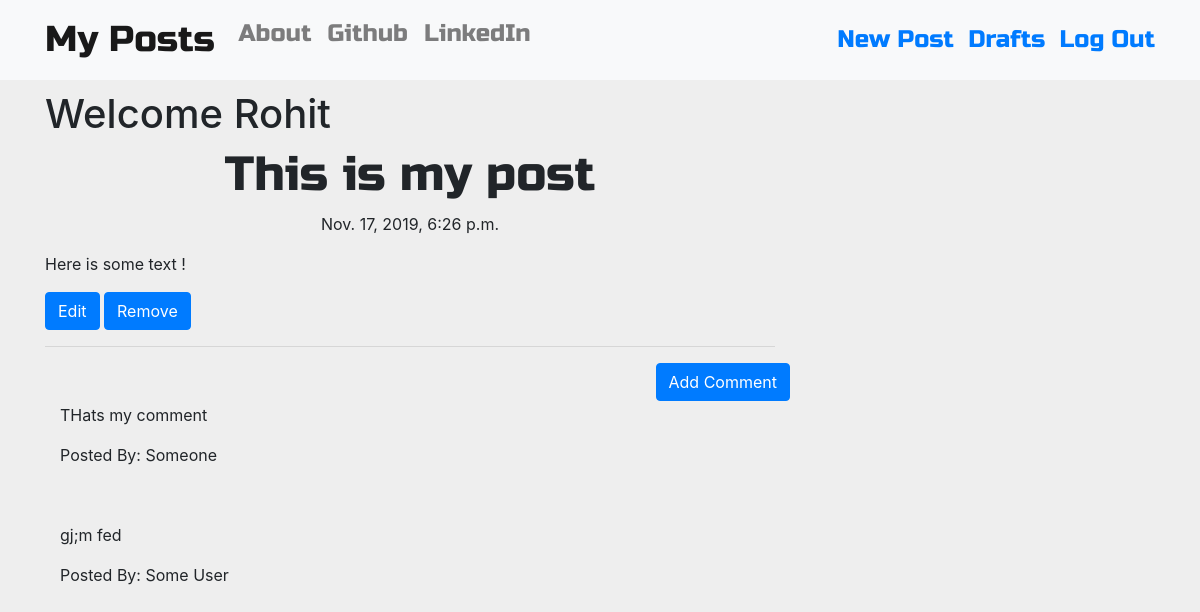
Page /post/8 (signed in) on the committed database.
### blog/models.py (models this page shows, shortened)
class Post(models.Model):
    author=models.ForeignKey('auth.User',on_delete=models.CASCADE)
    title=models.CharField(max_length=200)
    text=models.TextField()
    create_date=models.DateTimeField(default=timezone.now)
    published_date=models.DateTimeField(blank=True,null=True)

class Comment(models.Model):
    post =models.ForeignKey('blog.Post',on_delete=models.CASCADE,related_name='comments')
    author=models.CharField(max_length=200)
    text =models.TextField()
    create_date=models.DateTimeField(default=timezone.now)
    approved_comment = models.BooleanField(default=False)

### blog/views.py (the view)
# urls.py: re_path('post/(?P<pk>\d+)$',views.PostDetailView.as_view(),name='post_detail'),
class PostDetailView(DetailView):
    model=models.Post

### blog/templates/blog/post_detail.html (shortened to what this page needs)
{% extends 'blog/base.html' %}
{% block content %}
<h1 class="posttitle loader">{{post.title}}</h1>
{% if post.published_date %}
  <div class="date postdate">
    {{post.published_date}}
  </div>
{% else %}
  <a class="btn btn-info" href="{% url 'post_publish' pk=post.pk %}">Publish</a>
{% endif %}
<p class="postcontent" >{{ post.text|safe|linebreaksbr }}</p>
{% if user.is_authenticated %}
  <a class="btn btn-primary" href="{% url 'post_edit' pk=post.pk %}">
    Edit
  </a>
  <a class="btn btn-primary" href="{% url 'post_remove' pk=post.pk %}">
    Remove
  </a>
{% endif %}
<hr>
<a class="btn btn-primary btn-comment" href="{% url 'add_comment_to_post' pk=post.pk %}">Add Comment</a>
<div class="container">
  {% for comment in post.comments.all %}
  <br>
    {% if user.is_authenticated or comment.approved_comment %}
      <p>{{comment.text|safe|linebreaks}}</p>
      <p>Posted By: {{comment.author}}</p>
    {% endif %}
    {% empty %}
    <p>No Comments</p>
  {% endfor %}
</div>
{% endblock %}

### blog/templates/blog/base.html (shortened to what this page needs)
<!DOCTYPE html>
{% load static %}
<html lang="en" dir="ltr">
  <head>
    <link rel="stylesheet" href="https://stackpath.bootstrapcdn.com/bootstrap/4.3.1/css/bootstrap.min.css">
    <link rel="stylesheet" href="//cdn.jsdelivr.net/medium-editor/latest/css/medium-editor.min.css" type="text/css" media="screen" charset="utf-8">
    <link rel="stylesheet" href="{% static 'css/blog.css' %}">
  </head>
  <body class="loader">
    <nav class="navbar navbar-expand-lg techfont custom-navbar navbar-light bg-light" style="background-color: #e3f2fd;">
      <div class="container">
        <ul class="nav navbar-nav">
          <li><a class="navbar-brand bigbrand" href="{% url 'post_list' %}">My Posts</a></li>
          <li><a class="nav-link" href="{% url 'about' %}">About</a></li>
          <li><a class="nav-link" href="https://www.github.com/Pradyumn542">Github</a></li>
          <li><a class="nav-link" href="https://www.linkedin.com/in/pradyumn-pandey-3523471ab">LinkedIn</a></li>
    </ul>
    <ul class="nav navbar-nav navbar-right" "l1">
      {% if user.is_authenticated %}
      <li>
        <a href="{% url 'post_new' %}"> New Post  &nbsp;</a>
      </li>
      <li>
        <a href="{% url 'post_draft_list' %}"> Drafts &nbsp; </a>
      </li>
      <li>
        <a href="{% url 'logout' %}">Log Out </a>
      </li>
      {% else %}
      <li><a class=" btn btn-primary " href="{% url 'login' %}"><span class="glyphicon glyphicon-user"  ></span>Login </a></li>
      {% endif %}
    </ul>
      </div>
    </nav>
    <div class="content container">
      <div class="row">
        <div class="col-md-8">
          <div class="blog_posts">
            {% if user.is_authenticated %}
            <h1>Welcome {{user.username}}</h1>
            {% endif %}
            {% block content %}
            {% endblock %}
          </div>
        </div>
      </div>
    </div>
  </body>
</html>

### blog/static/css/blog.css (style rules this page uses)
body { background: #EEEEEE; }
.techfont { font-family: 'Russo One', sans-serif; font-size: 1.5em; margin-bottom: 10px; }
.postdate { text-align: center; }
.posttitle { font-family: 'Russo One', sans-serif; font-size: 3em; text-align: center; }
.postcontent { font-family: 'Montserrat'; font-size: 1.5em; }
.btn-comment { position: absolute; right: 0px; }
.bigbrand { font-size: 1.5em; }
.loader { filter:hue-rotate(0deg); color: linear-gradient(45deg,#0f8,#08f); animation:hue 5000ms infinite linear; }

### rows in the picture
Post: title "This is my post", published_date "Nov. 17, 2019, 6:26 p.m.", text "Here is some text !"
Comment: text "THats my comment", author "Someone"
Comment: text "gj;m fed", author "Some User"

### other values in the picture
{{ user.username }} "Rohit"
